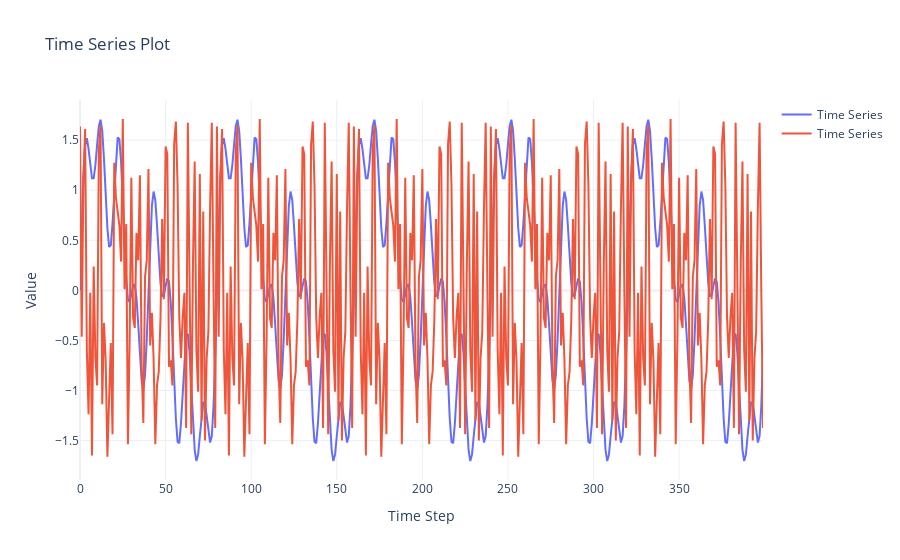

Notebook code for this chart:
### Code cell
# Create a plot of the time series using plotly
fig = go.Figure()
fig.add_trace(go.Scatter(
    y=sine_series[0],  # Use the first batch item
    mode='lines',
    name='Time Series'
))

fig.add_trace(go.Scatter(
    y=rrt_series[0],  # Use the first batch item
    mode='lines',
    name='Time Series'
))

fig.update_layout(
    title='Time Series Plot',
    xaxis_title='Time Step',
    yaxis_title='Value',
    template='plotly_white'
)

fig.show()

### Figure 1 — Plotly figure (JSON) as saved in the notebook; plotly's stock layout.template omitted (floating-point values rounded to 4 significant figures; data arrays with more than 128 entries replaced by an {"elided": "..."} marker saying what was removed)
{"data": [{"mode": "lines", "name": "Time Series", "type": "scatter", "y": {"elided": "400 float values"}}, {"mode": "lines", "name": "Time Series", "type": "scatter", "y": {"elided": "400 float values"}}], "layout": {"title": {"text": "Time Series Plot"}, "xaxis": {"title": {"text": "Time Step"}}, "yaxis": {"title": {"text": "Value"}}}}
